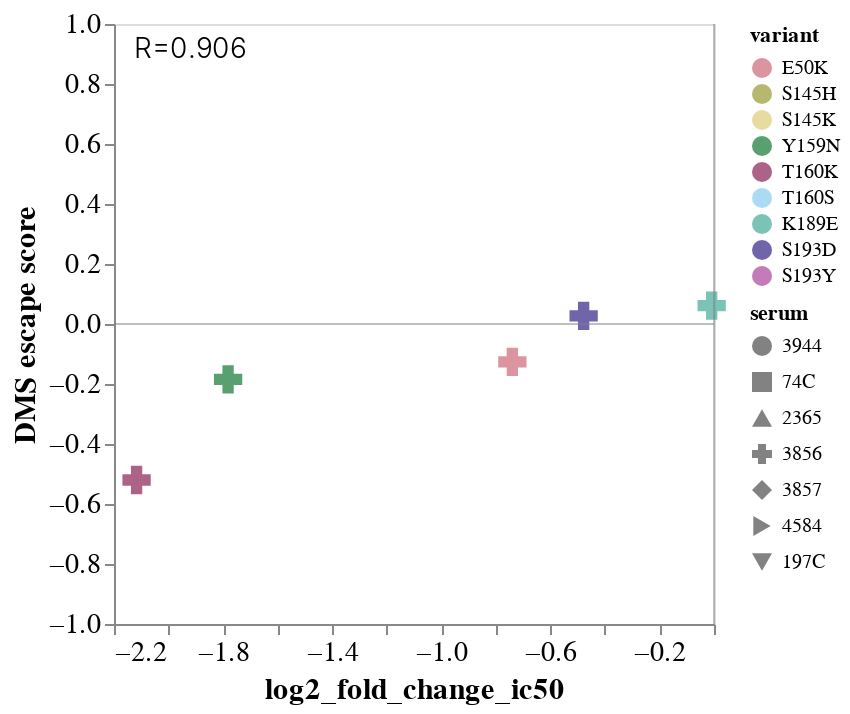

Notebook code cell kept with this figure:
### Code cell
corr_charts[2]

### Figure 1 — Vega-Lite specification as saved in the notebook (floating-point values rounded to 4 significant figures)
{"config": {"view": {"continuousWidth": 300, "continuousHeight": 300}, "axis": {"grid": false, "labelFontSize": 14, "titleFontSize": 15}, "title": {"fontSize": 21, "fontWeight": "normal"}}, "layer": [{"data": {"name": "data-b3953f84758104e89ad602c10fa50d74"}, "mark": {"type": "point", "filled": true, "size": 200}, "encoding": {"color": {"field": "variant", "scale": {"domain": ["E50K", "S145H", "S145K", "Y159N", "T160K", "T160S", "K189E", "S193D", "S193Y"], "range": ["#CC6677", "#999933", "#DDCC77", "#117733", "#882255", "#88CCEE", "#44AA99", "#332288", "#AA4499"]}, "type": "nominal"}, "shape": {"field": "serum", "scale": {"domain": ["3944", "74C", "2365", "3856", "3857", "4584", "197C"]}, "type": "nominal"}, "tooltip": [{"field": "variant", "type": "nominal"}, {"field": "serum", "type": "nominal"}, {"field": "log2_fold_change_ic50", "type": "quantitative"}, {"field": "escape_mean", "type": "quantitative"}], "x": {"field": "log2_fold_change_ic50", "scale": {}, "title": "log2_fold_change_ic50", "type": "quantitative"}, "y": {"field": "escape_mean", "scale": {"clamp": true, "domain": [-1, 1]}, "title": "DMS escape score", "type": "quantitative"}}}, {"data": {"name": "empty"}, "mark": {"type": "text", "align": "left", "baseline": "bottom", "fontSize": 14, "fontWeight": 300}, "encoding": {"text": {"value": ["R=0.906"]}, "x": {"value": 10}, "y": {"value": 20}}}, {"data": {"name": "data-06fd9f850666401b4599de5588b60692"}, "mark": {"type": "rule", "color": "gray", "opacity": 0.5, "size": 1}, "encoding": {"y": {"field": "y", "type": "quantitative"}}}, {"data": {"name": "data-9c00aa9dc2b1c1a0b4bf9b34ead12925"}, "mark": {"type": "rule", "color": "gray", "opacity": 0.5, "size": 1}, "encoding": {"x": {"field": "x", "type": "quantitative"}}}], "$schema": "https://vega.github.io/schema/vega-lite/v5.8.0.json", "datasets": {"data-b3953f84758104e89ad602c10fa50d74": [{"serum": "3856", "variant": "Y159N", "log2_fold_change_ic50": -1.782, "escape_mean": -0.1843}, {"serum": "3856", "variant": "T160K", "log2_fold_change_ic50": -2.117, "escape_mean": -0.52}, {"serum": "3856", "variant": "K189E", "log2_fold_change_ic50": -0.008477, "escape_mean": 0.0612}, {"serum": "3856", "variant": "S193D", "log2_fold_change_ic50": -0.478, "escape_mean": 0.0272}, {"serum": "3856", "variant": "E50K", "log2_fold_change_ic50": -0.7393, "escape_mean": -0.1265}], "empty": [{}], "data-06fd9f850666401b4599de5588b60692": [{"y": 0}], "data-9c00aa9dc2b1c1a0b4bf9b34ead12925": [{"x": 0}]}}
